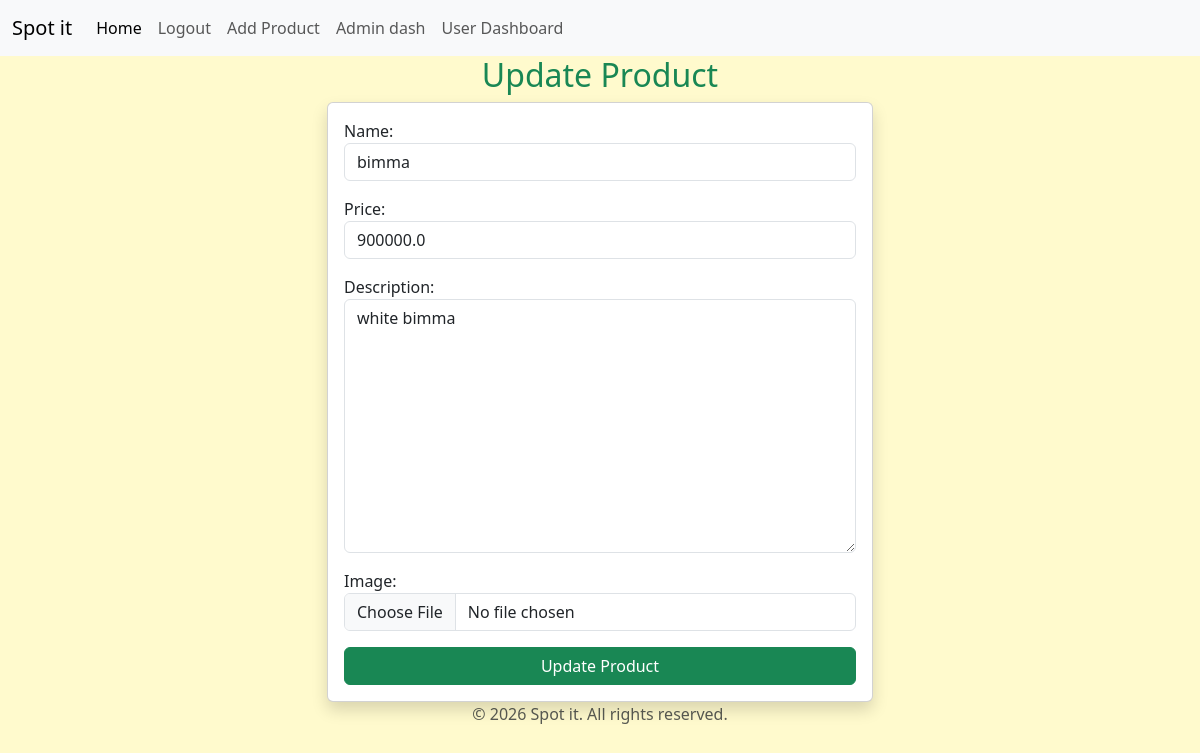
Screenshot of /update/2/ (signed in) with the database file from the repository.
### leapp/models.py (models this page shows, shortened)
class Car(models.Model):
    name = models.CharField(max_length=100)
    price = models.FloatField()
    description = models.TextField()
    image = models.ImageField(upload_to='cars/')
    created_at = models.DateTimeField(auto_now_add=True)

### leapp/views.py (the view)
# urls.py: path('update/<int:id>/',views.update_product,name='update'),
@staff_member_required(login_url='login')
def update_product(request,id):
    product=get_object_or_404(Car,id=id)
    if request.method=='POST':
        form = CarForm(request.POST,request.FILES,instance=product)
        if form.is_valid():
            form.save()
            return redirect('products')
    else :
        form=CarForm(instance=product)
        return render(request,'addproduct.html',{'form':form})

### leapp/forms.py
class CarForm(forms.ModelForm):
    class Meta:
        model = Car
        fields = ['name', 'price', 'description', 'image']
        widgets = {
            'name': forms.TextInput(attrs={
                'class': 'form-control',
                'placeholder': 'Enter car name'
            }),
            'price': forms.NumberInput(attrs={
                'class': 'form-control',
                'placeholder': 'Enter car price'
            }),
            'description': forms.Textarea(attrs={
                'class': 'form-control',
                'placeholder': 'Enter car description'
            }),
            'image': forms.FileInput(attrs={'class': 'form-control'}),
        }

### leapp/templates/addproduct.html (shortened to what this page needs)
{% extends 'base.html' %}
{% block content %}
<div class="container">
    <div class="row justify-content-center">
        <div class="col-md-6">
            {% if form.instance.id %}
            <h2 class="text-success text-center">Update Product</h2>
            {% else %}
            <h2 class="text-warning text-center">Add product</h2>
            {% endif %}
            <form method="POST" class="card p-3 shadow" enctype="multipart/form-data">
            {{form.as_p}}
            <button type="submit" class="btn btn-success">
                {% if form.instance.id%}Update Product{% else%}Add Product{% endif %}</button>
            </form>
        </div>
    </div>
</div>
{% endblock %}

### leapp/static/css/style.css (style rules this page uses)
body { background-color:lemonchiffon; }

### rows the page displays
Car: name "bimma", price "900000.0", description "white bimma"
